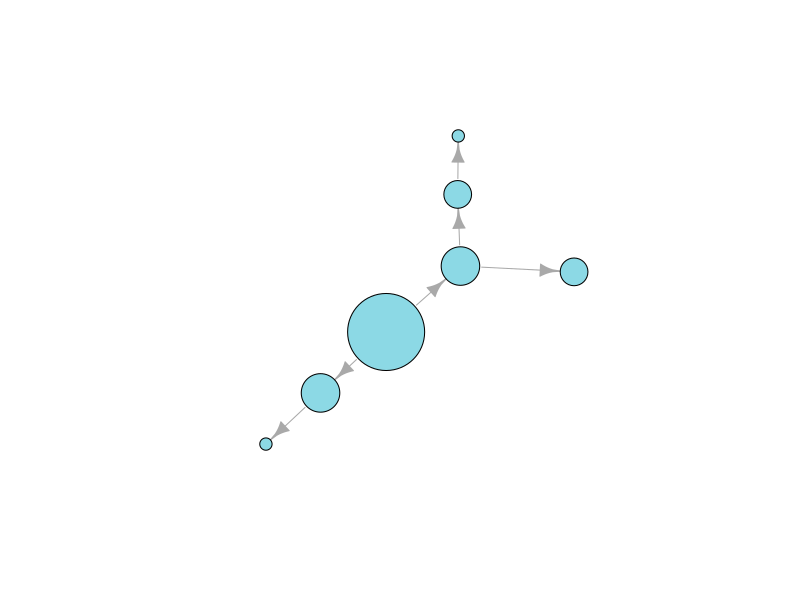
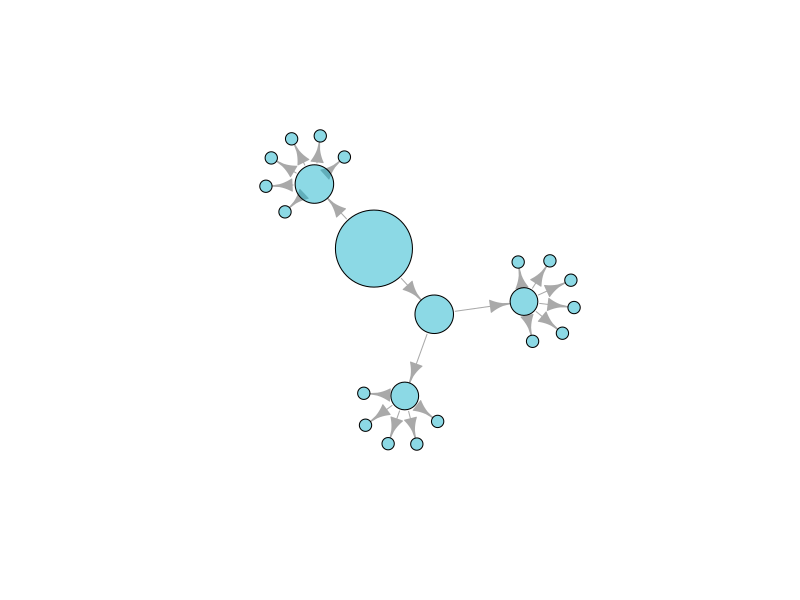

The R script that drew these images, in order:
# library
library(igraph)
setwd("D:/#Viz for social good/Academics without Borders/OutImg")
# create data:
links=data.frame(
  source=c("Visiting Instructor Model","Visiting Instructor Model","First Year","Consecutive Year(s)","Consecutive Year(s)","Futher Faculty Visits"),
  target=c("First Year","Consecutive Year(s)","Class1","Futher Faculty Visits","No Futher Faculty Visits","Class2")
)

links2=data.frame(
  source=c("TtT model","TtT model","First Year","First Year","First Year","First Year","First Year","First Year","Consecutive Year(s)","Consecutive Year(s)","No Futher Faculty Visits","No Futher Faculty Visits","No Futher Faculty Visits","No Futher Faculty Visits","No Futher Faculty Visits","Futher Faculty Visits","Futher Faculty Visits","Futher Faculty Visits","Futher Faculty Visits","Futher Faculty Visits","Futher Faculty Visits"),
  target=c("First Year","Consecutive Year(s)","class1","class2","class3","class4","class5","Tclass1","Futher Faculty Visits","No Futher Faculty Visits","class6","class7","class8","class9","class10","class11","class12","class13","class14","class15","Tclass2")
)


# Turn it into igraph object
network <- graph_from_data_frame(d=links, directed=T) 
network2 <- graph_from_data_frame(d=links2, directed=T) 

# Plot
svg(width=7, height=7)
plot(network,width=20, vertex.size=c(50,25,25,18,8,18,8),vertex.label=NA, vertex.color=rgb(0.1,0.7,0.8,0.5) )
dev.off()

svg(width=8, height=8)
plot(network2,width=20, vertex.size=c(50,25,25,18,18,8,8,8,8,8,8,8,8,8,8,8,8,8,8,8,8,8),vertex.label=NA, vertex.color=rgb(0.1,0.7,0.8,0.5) )
dev.off()

